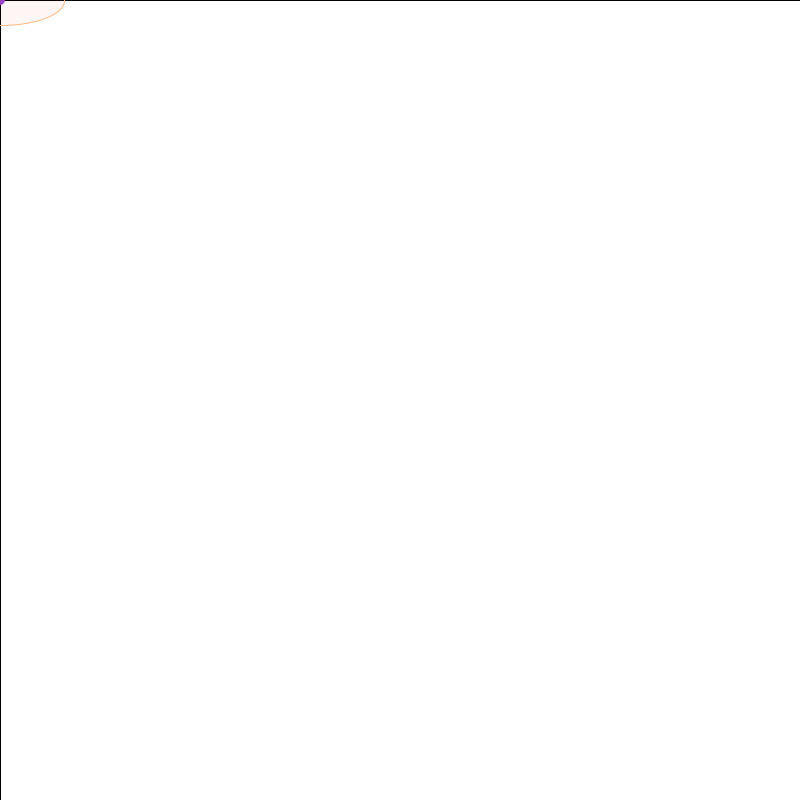
Frame 1 (no input)
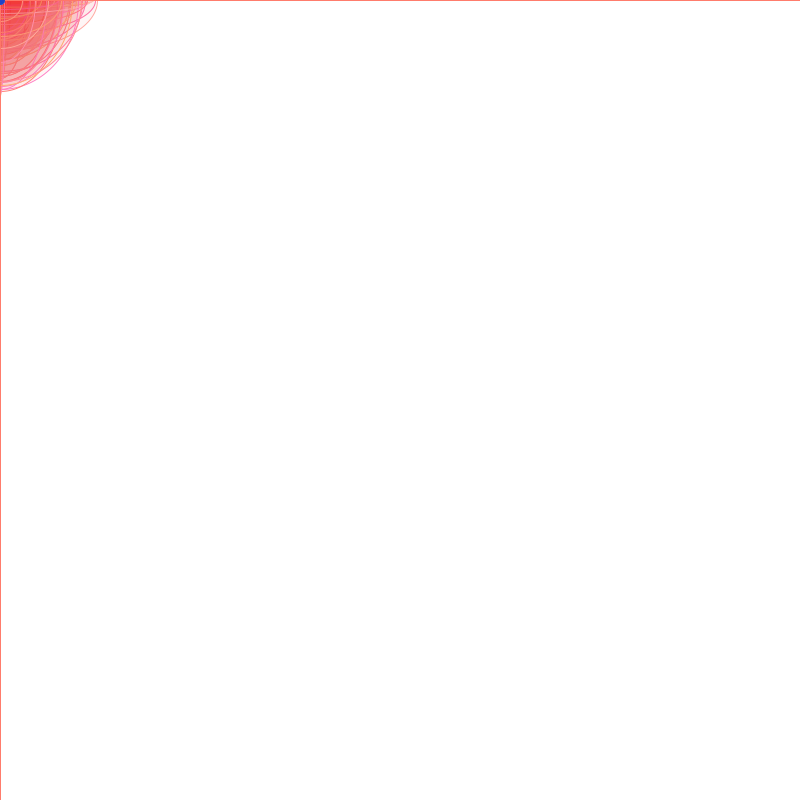
Frame 60 (the mouse pressed at the canvas centre just before this capture)
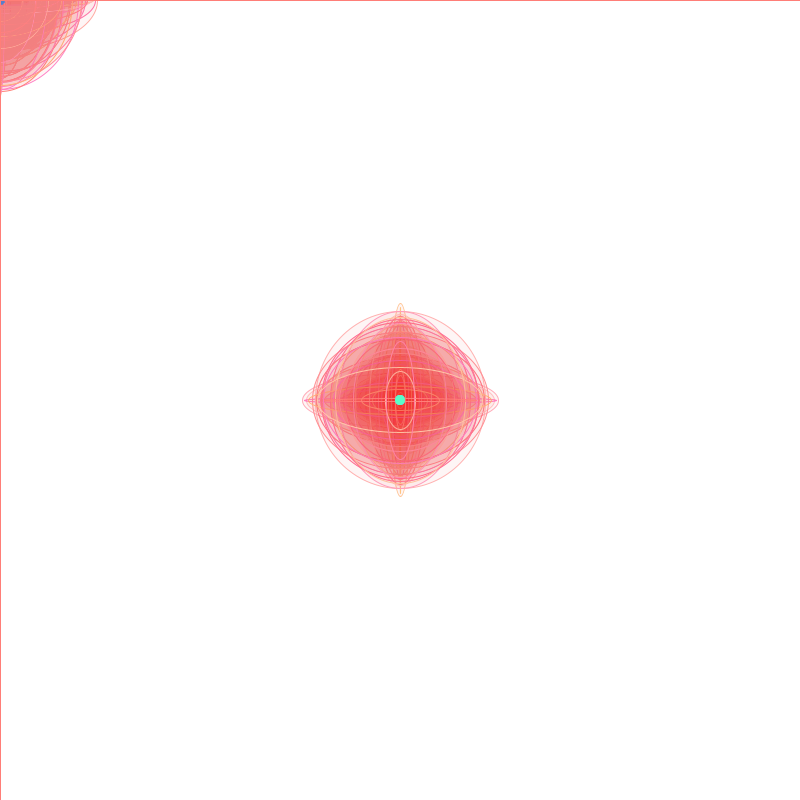
Frame 120 (the mouse held since frame 60 and released just before this capture)

The Processing sketch that drew these frames (run headless with seeded random() and noise(); from frame 60 on, the mouse is pressed at the canvas centre):

// Processing sketch: processing_136440
// ── processing_136440.pde





int y = 100;
int z = 100;
 
void setup() {
  size(800,800); 
  background(255);
  smooth();
   println( "Drag the mouse around. Then click and drag the mouse.");
}
 
 
void draw() {
     
  fill(255,255,255,1);
rect(0 ,0, 800 ,800);

  y = int(random(0,200));
  z = int(random(0,200));
   
 noStroke();
fill(225, 0, 0, 10); //make circle red and transparent
ellipse(mouseX, mouseY, y, z);
fill( random(3, 155), random(10, 255), random(200, 100) );
ellipse(mouseX, mouseY, 10, 10);
noFill();
strokeWeight(1);
stroke( random(255, 200), random(100, 200), random(100, 200));
ellipse(mouseX, mouseY, y, z);
 

}

void mouseDragged()
{
 
  fill(random(3, 155), random(10, 255), random(200, 100));
rect(0 ,0, 800 ,800);
  fill(255);
  ellipse(mouseX, mouseY, y, z);


}
//println( "Drag the mouse around. Then click and drag the mouse.");
